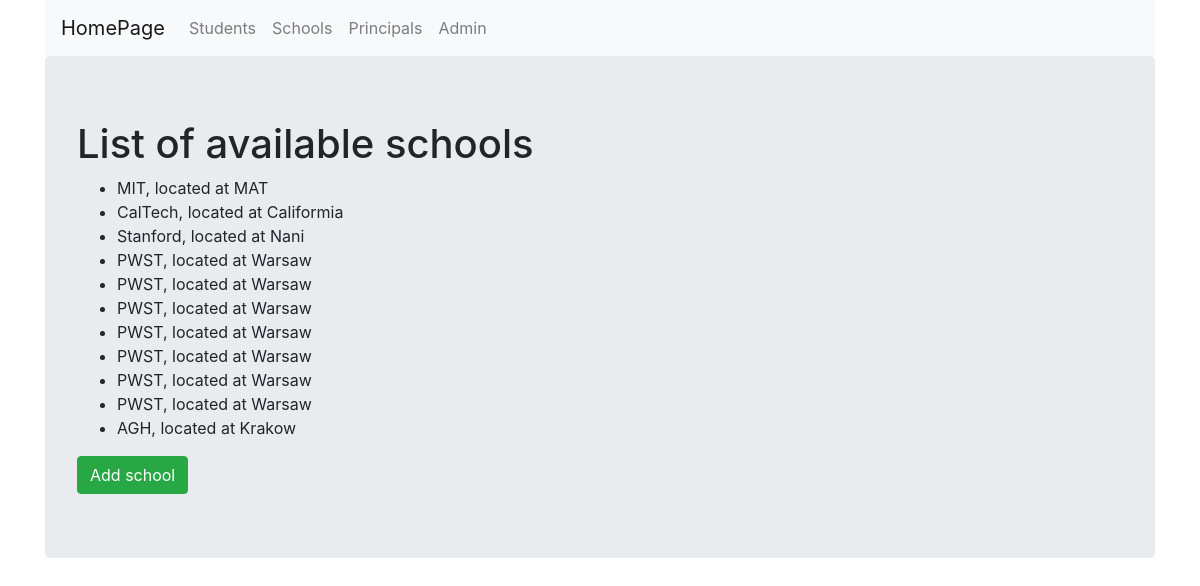
The app's page /CRUD_System/schools/, older data.
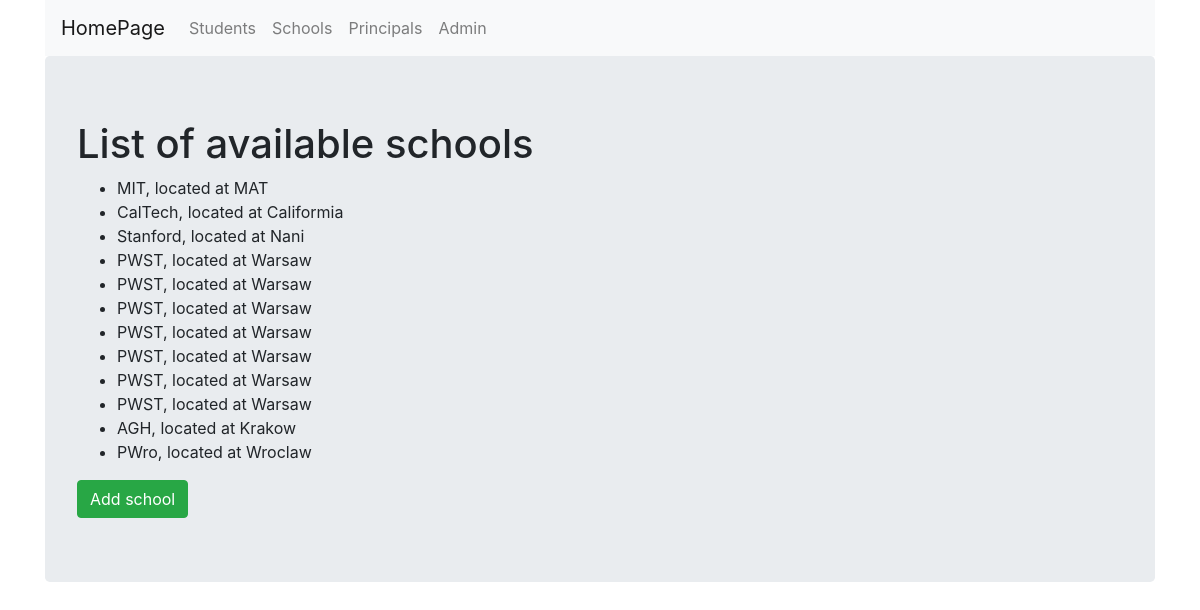
The same page, newer data.
### CRUD_System/models.py (models this page shows, shortened)
class School(models.Model):
    name = models.CharField(max_length = 256)
    location = models.CharField(max_length = 256)

### CRUD_System/views.py (the view)
# urls.py: path('schools/', views.SchoolListView.as_view(), name='schools'),
class SchoolListView(ListView):
    context_object_name = 'schools'
    model = models.School
    template_name = 'CRUD_ListView.html'

### CRUD_System/templates/CRUD_System/CRUD_ListView.html (shortened to what this page needs)
{% extends 'CRUD_System/CRUD_System_base.html'%}
{% block body_block %}
    {% if schools %}
        <h1>List of available schools</h1>
        <ul>
            {% for school in schools %}
                <li> {{ school.name }}, located at {{ school.location}}</li>
            {% empty %}
                <li>Sorry, no schools here!</li>
            {% endfor %}
        </ul>
        <a href="{% url 'CRUD_System:add_school'%}">
            <input type="submit" name="" id="" class='btn btn-success' value='Add school'>
        </a>
    {% else%}
        <p>You shouldn't be able to see this view ...</p>
        <p>It only shows when the template page was called with an empty context_object_name tag</p>
    {% endif%}
{% endblock %}

Row changes from the older to the newer data that the page shows:
added School: name "PWro", location "Wroclaw"
